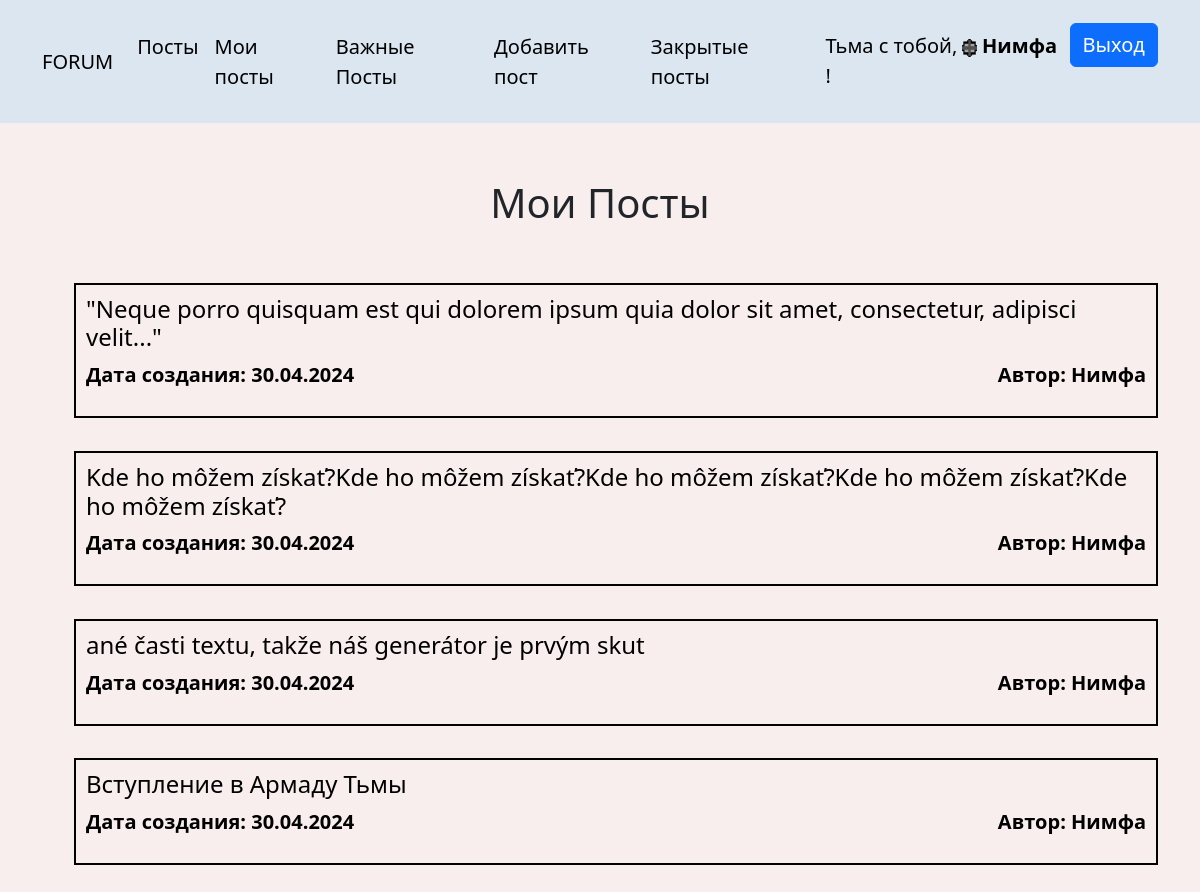
/myposts/ (signed in), run on the app's committed database.
### forum/models.py (models this page shows, shortened)
class Post(models.Model):
    title = models.CharField(max_length=200, verbose_name='Заголовок')
    content = models.TextField(blank=False, verbose_name='Текст')
    date_created = models.DateTimeField(auto_now_add=True)
    date_completed = models.DateTimeField(null=True, blank=True)
    important = models.BooleanField(default=False, verbose_name='Только руководство')
    user = models.ForeignKey(User, on_delete=models.CASCADE)

### forum/views.py (the view)
# urls.py: path('myposts/', views.ownerposts, name='ownerposts'),
@login_required
def ownerposts(request):
    posts = Post.objects.filter(date_completed__isnull=True, user=request.user).order_by('-date_completed')
    return render(request, 'forum/ownerposts.html', {'posts': posts})

### forum/templates/forum/ownerposts.html (shortened to what this page needs)
{% extends 'forum/base.html' %}
    {% block content %}
    {% if user.last_name == '' %}
        <div class="container text-center">
            <h3 style="padding-top:10%">Добро пожаловать {{ user.username }}, на данный момент у вас нет прав доступа <br> если вы тарман, отправьте телеграммой игроку KuboC ваше имя и адрес электронной почты!</h3>
        </div>
    {% else %}
    <div class="container">
        <h1 class="text-center" style="margin:5% auto;">Мои Посты</h1>
        <ul>
            {% for post in posts %}
                <li>
                    <a href="{% url 'viewpost' post.id %}">
                        {% if not post.important %}
                           <div class="allpost_container">
                                <h4>{{ post.title }}</h4>
                                    <div class="allpost_info">
                                        <b><p>Дата создания: {{ post.date_created|date:' d.m.Y ' }}</p></b>
                                        <b><p>Автор: {{ post.user }}</p></b>
                                    </div>
                            </div>
                        {% endif %}
                    </a>
                </li>
            {% endfor %}
        </ul>
    </div>
    {% endif %}
    {% endblock %}

### forum/templates/forum/base.html (shortened to what this page needs)
<!doctype html>
<html lang="en">
  <head>
    <link href="https://cdn.jsdelivr.net/npm/bootstrap@5.3.3/dist/css/bootstrap.min.css" rel="stylesheet">
  </head>
  <body>
      <nav class="navbar navbar-expand-lg bg-body-tertiary" style="background-color:rgb(219 230 241) !important;">
      <div class="container">
    {% if user.is_authenticated %}
        <a class="navbar-brand" href="{% url 'allposts' %}">FORUM</a>
        <div class="collapse navbar-collapse" id="navbarSupportedContent">
            {% if user.last_name != '' %}
              <ul class="navbar-nav me-auto mb-2 mb-lg-0">
                  <li class="nav-item">
                      <a class="nav-link active" style="color: black; font-size: 20px;" aria-current="page" href="{% url 'allposts' %}">Посты</a>
                  </li>
                  <li class="nav-item">
                      <a class="nav-link active" style="color: black; font-size: 20px;" aria-current="page" href="{% url 'ownerposts' %}">Мои посты</a>
                  </li>
                  <li class="nav-item">
                      <a class="nav-link active" style="color: black; font-size: 20px;" aria-current="page" href="{% url 'controlposts' %}">Важные Посты</a>
                  </li>
                  <li class="nav-item">
                      <a class="nav-link" style="color: black; font-size: 20px;" href="{% url 'createpost' %}">Добавить пост</a>
                  </li>
                  <li class="nav-item">
                      <a class="nav-link" style="color: black; font-size: 20px;" href="{% url 'completedposts' %}">Закрытые посты</a>
                  </li>
              </ul >
            {% endif %}
              <ul class="navbar-nav mb-2 mb-lg-0" style="padding-top:15px;">
                  <li class="nav-item">
                      {% if user.last_name == 'Патриарх' %}
                      {% load static %}
                      {% elif user.last_name == 'Владыка' %}
                      <p class="nav-link" style="color: black; font-size: 20px;" >Тьма с тобой,
                            <img src="{% static 'forum/vladika.gif' %}" alt="" height="18px"> <a href="{% url 'owneruser' %}"><b>{{ user.username }}</b></a> !
                        </p>
                      {% elif user.last_name == 'Палач' %}
                      <p class="nav-link" style="color: black; font-size: 20px;" >Тьма с тобой,
                            <img src="{% static 'forum/palac.gif' %}" alt="" height="18px"> <a href="{% url 'owneruser' %}"><b>{{ user.username }}</b></a> !
                        </p>
                      {% elif user.last_name == 'Гвардеец13' %}
                      <p class="nav-link" style="color: black; font-size: 20px;" >Тьма с тобой,
                            <img src="{% static 'forum/gvardeyec.gif' %}" alt="" height="18px"> <a href="{% url 'owneruser' %}"><b>{{ user.username }}</b></a> !
                        </p>
                      {% elif user.last_name == 'Убийца' %}
                      <p class="nav-link" style="color: black; font-size: 20px;" >Тьма с тобой,
                            <img src="{% static 'forum/ubiyca.gif' %}" alt="" height="18px"> <a href="{% url 'owneruser' %}"><b>{{ user.username }}</b></a> !
                        </p>
                      {% elif user.last_name == 'Надсмоторщик' %}
                      <p class="nav-link" style="color: black; font-size: 20px;" >Тьма с тобой,
                            <img src="{% static 'forum/smotritel.gif' %}" alt="" height="18px"> <a href="{% url 'owneruser' %}"><b>{{ user.username }}</b></a> !
                        </p>
                      {% elif user.last_name == 'Каратель' %}
                      <p class="nav-link" style="color: black; font-size: 20px;" >Тьма с тобой,
                            <img src="{% static 'forum/karatel.gif' %}" alt="" height="18px"> <a href="{% url 'owneruser' %}"><b>{{ user.username }}</b></a> !
                        </p>
                      {% elif user.last_name == 'Ветеран' %}
                          <p class="nav-link" style="color: black; font-size: 20px;" >Тьма с тобой,
                                <img src="{% static 'forum/veteran.gif' %}" alt="" height="18px"> <a href="{% url 'owneruser' %}"><b>{{ user.username }}</b></a> !
                          </p>
                      {% elif user.last_name == 'Стажёр' %}
                          <p class="nav-link" style="color: black; font-size: 20px;" >Тьма с тобой,
                                <img src="{% static 'forum/stajer.gif' %}" alt="" height="18px"> <a href="{% url 'owneruser' %}"><b>{{ user.username }}</b></a> !
                          </p>
                      {% else %}
                        <p class="nav-link" style="color: black; font-size: 20px;" >Тьма с тобой,
                                <img src="" alt="" height="18px"> <a href="{% url 'owneruser' %}"><b>{{ user.username }}</b></a> !
                        </p>
                      {% endif %}
                  </li>
                  <li class="nav-item">
                      <form action="{% url 'logoutuser' %}" method="POST">
                          <button type="submit" class="btn btn-primary" style="font-size: 20px;">Выход</button>
                      </form>
                  </li>
              </ul>
    {% endif %}
  </div>
</nav>
    {% block content %}
    {% endblock %}
  </body>
</html>

### forum/templates/forum/ownerposts.html (style rules this page uses)
a { text-decoration:none; color:black; }
.allpost_container { padding:10px; margin:3% auto; border: 2px solid black; }
.allpost_info { display: flex; justify-content: space-between; font-size: 20px; }
.container ul { list-style-type: none; }

### forum/templates/forum/base.html (style rules this page uses)
body { background-color:#f9eeee; font-size:18px; }
a { text-decoration:none; color:black; }

### data on the page
Post: title "\"Neque porro quisquam est qui dolorem ipsum quia dolor sit amet, consectetur, adipisci velit...\"", date_created "30.04.2024", user "Нимфа"
Post: title "Kde ho môžem získať?Kde ho môžem získať?Kde ho môžem získať?Kde ho môžem získať?Kde ho môžem získať?", date_created "30.04.2024", user "Нимфа"
Post: title "ané časti textu, takže náš generátor je prvým skut", date_created "30.04.2024", user "Нимфа"
Post: title "Вступление в Армаду Тьмы", date_created "30.04.2024", user "Нимфа"

### other printed values
{{ user.username }} "Нимфа"
